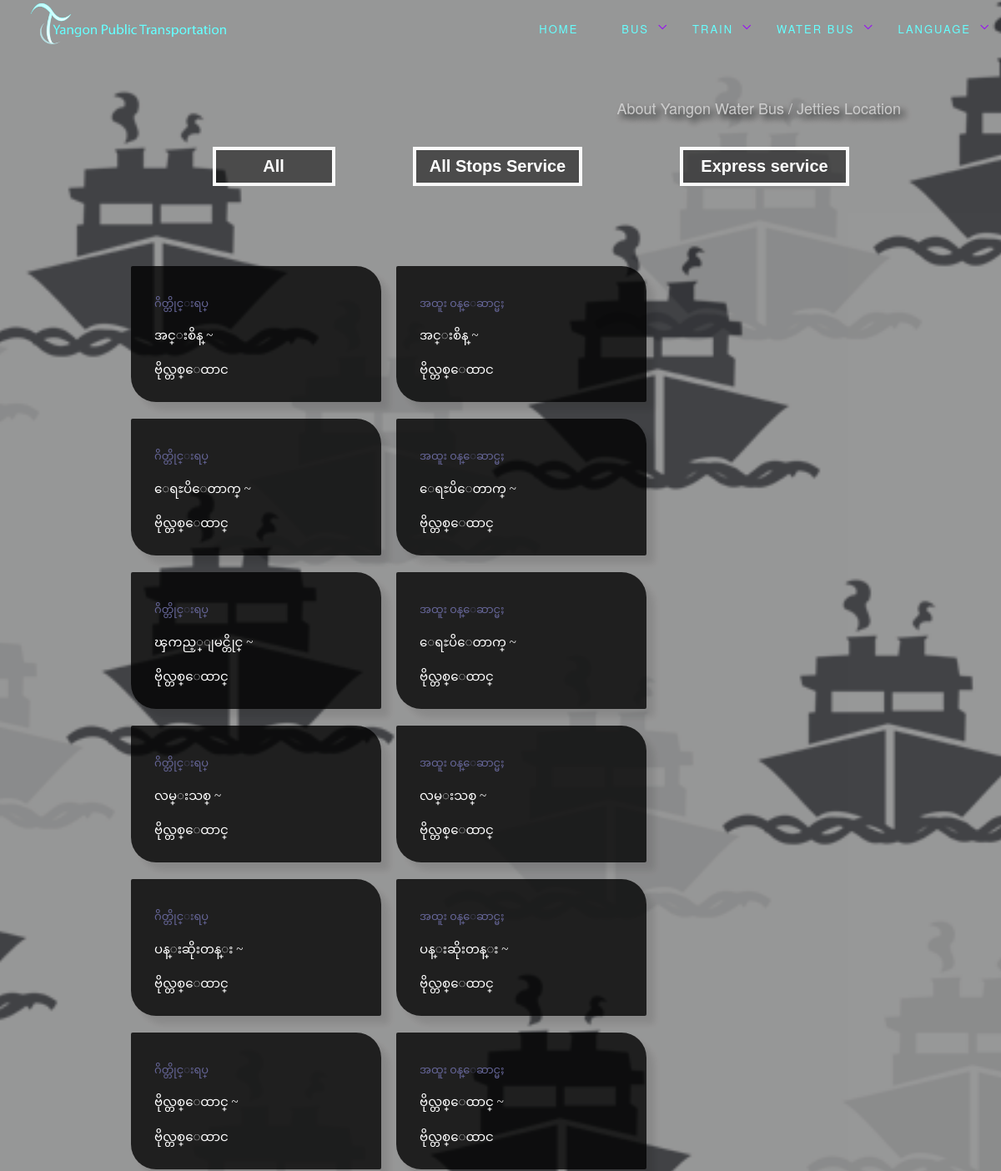
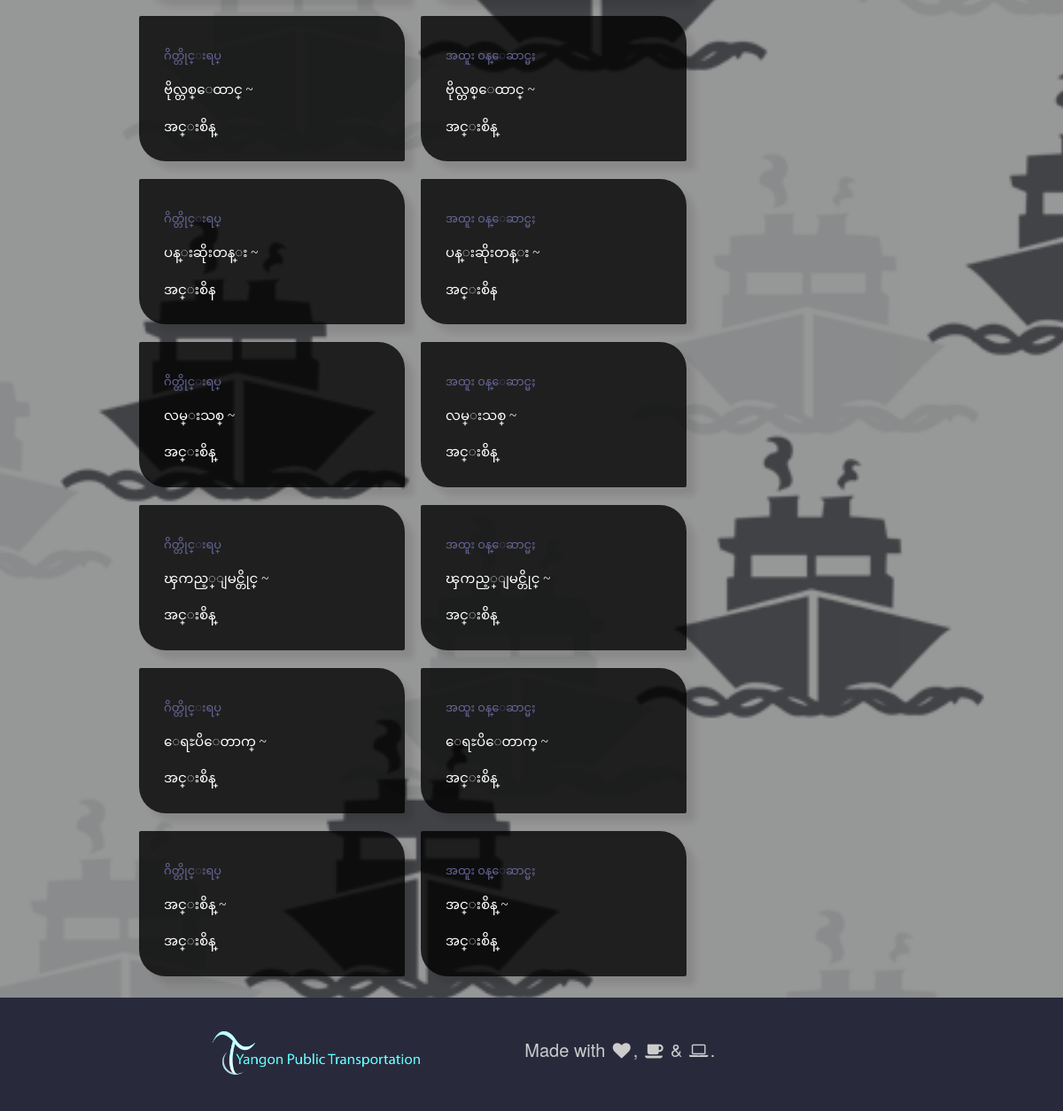
The app's page /pages/waterbusmyanmar.php with its own data (2 pictures, top to bottom).
### tables this page shows
CREATE TABLE `waterbus` (
  `waterbusid` int(50) NOT NULL,
  `express_service` varchar(20) DEFAULT NULL,
  `express_service_mm` varchar(20) NOT NULL,
  `waterbusroute` varchar(200) NOT NULL,
  `waterbusroutemyanmar` varchar(1000) NOT NULL,
  `waterbustime` varchar(300) NOT NULL
);

### pages/getquerywaterbus.php (called while the page is built, shortened)
<?php
require_once "DataObject.class.php";
class WaterBus extends DataObject {
  public static function getWaterBus() {
    $conn = parent::connect();
    $sql = "SELECT SQL_CALC_FOUND_ROWS * FROM " . TBL_water_bus ;
    try {
      $conn->query("set character_set_results='utf8'");
      $st = $conn->prepare( $sql );      $st->execute();
      $waterbusno = array();
      foreach ( $st->fetchAll() as $row ) {
        $waterbusno[] = new WaterBus( $row );
      }
      return array( $waterbusno);
    } catch ( PDOException $e ) {
      parent::disconnect( $conn );
      die( "Query failed: " . $e->getMessage() );
    }
  }
  }
  ?>

### pages/waterbusmyanmar.php (the view, shortened to what this page needs)
<?php
require_once ("DataObject.class.php");
require_once('menumyanmar.php');
require_once( "getquerywaterbus.php" );
if ( isset( $_POST["submitButtonnone"] )) {
waterbuschooseheader();
displaynone();
} else if ( isset( $_POST["submitButtonexpress"] )) {
waterbuschooseheader();
displayexpress();
}
else{
waterbuschooseheader();
displayall();
}
function waterbuschooseheader(){
?>
<section class="waterbuslListBG">
  <div class="mainfirst6">
    <a href="aboutwaterbusmyanmar.php" class="smallcategorylink"><h4 class="smallcategory" style="margin-top: 10%;">About Yangon Water Bus / </a><a href="jettieslocationmyanmar.php" class="smallcategorylink">Jetties Location</a></h4>
    <form style="margin-left: 20%;margin-top: 15%;" method="post" action="waterbusmyanmar.php">
      <div class="col-sm-3">
        <div class="submit">
          <input type="submit" value=" All " id="button-blue" name="submitButtonall" />
        </div>
      </div>
      <div class="col-sm-4">
        <div class="submit">
          <input type="submit" value="All Stops Service" id="button-blue" submitButtonnone"/>
        </div>
      </div>
      <div class="col-sm-4">
        <div class="submit">
          <input type="submit" value="Express service" id="button-blue" name="submitButtonexpress"/>
        </div>
      </div>
    </form>
    <div class="main-box" style="margin-top: 6%">
      <?php }
      function displayall(){ ?>
      <?php
      list($waterbusno) = WaterBus::getWaterBus();
      foreach ( $waterbusno as $waterbusno ) {
      ?>
      <a href="waterbusdetailmyanmar.php?waterbusid=<?php echo $waterbusno->getValueEncoded( "waterbusid" ) ?>">
          <div class="box-style imagebox">
            <div class="textbox">
              <h6 class="boxwb myanfont"><?php echo $waterbusno->getValueEncoded( "express_service_mm" ) ?></h6><h2></h2>
      <?php
      $length= $waterbusno->getValueEncoded( "waterbusroutemyanmar" ) ;
      $array=explode("-", $length);
      $len=count($array);
      echo "<span class='span-fontsize myanfont'>".$array[0]." ~ <p>မွ</p> <span class='span-fontsize myanfont'> ".$array[$len-1];
      ?>
            </div>
		      </div>
      </a>
    <?php
    }}
    ?>
  </div>
</section>
<?php echo DataObject::footer(); ?>

### css/style.css (style rules this page uses)
.myanfont { font-family: 'Zawgyi-One' !important; }

### css/main.css (style rules this page uses)
section.waterbuslListBG { height:auto; background:url(../image/bgwaterbusicon1.png); }
section.trainListBG,section.sec4,section.sec5,section.waterbuslListBG,section.sec6,section.busListBG { position: relative; width: 100%; overflow: hidden; -webkit-background-size: cover; -moz-background-size: cover; -o-background-size: cover; background-size: cover; background-attachment: fixed; background-position: center; background-repeat: no-repeat; }
.mainfirst6 { background: rgba(0, 0, 0, 0.4); z-index: 1; }
.traindetail,.waterbusdetail,.busdetail,.mainfirst6 { position:relative; width: 100%; overflow: hidden; min-height: 100% !important; -webkit-background-size: cover; -moz-background-size: cover; -o-background-size: cover; background-size: cover; background-attachment: fixed; background-position: center; background-repeat: no-repeat; }
#button-blue { font-family: sans-serif; float:left; width: 70%; border: #fbfbfb solid 4px; cursor:pointer; background-color: rgba(0,0,0,0.5); color:white; font-size:20px; padding-top:5px; padding-bottom:5px; -webkit-transition: all 0.3s; -moz-transition: all 0.3s; transition: all 0.3s; margin-top:-4px; font-weight:700; }
.boxwb { color: #669;font-size: 13px; }
body { background: rgba(0, 0, 0, 0.3); color: #fff; }
.main-box { position: relative; margin: 0 auto; padding: 1em 2em; max-width: 100%; margin: 0 10%;float: left; }
.imagebox { position: relative; float: left; margin: 10px 1%; min-width: 150px; max-width: 300px; max-height: 400px; width: 48%; height: 48%; border-radius: 2px 30px; overflow: hidden; box-shadow:10px 10px 8px rgba(0,0,0,0.1); transition: 0.5s; }
.textbox { padding: 2em; color: #fff; position: relative; top: 0; left: 0; width: 100%; height: 100%; }
.span-fontsize { font-size: 15px; }
.box-style { background: rgba(0, 0, 0, 0.8); }
.box-style h2 { position: relative; overflow: hidden; padding: 5px 0; font-size: 15px; margin: 0; }
.box-style h2::after { position: absolute; bottom: 0; left: 0; width: 100%; height: 2px; background: #90f; content: ''; -webkit-transition: -webkit-transform 0.35s; transition: transform 0.35s; -webkit-transform: translate3d(100%,0,0); transform: translate3d(100%,0,0); }
body { margin:0; padding: 0; background: #545557; transition: 0.5s; }
.smallcategory { margin-right: 10%;float: right;position: relative;text-decoration: none; }
.smallcategorylink { color: #ccc;;text-decoration: none;transition: 0.2s;text-shadow: 5px 5px 8px #000; }

### records on screen
waterbus: express_service_mm "ဂိတ္တိုင္းရပ္", waterbusroutemyanmar "အင္းစိန္", waterbusroutemyanmar "ဗိုလ္တစ္ေထာင"
waterbus: express_service_mm "အထူး ၀န္ေဆာင္မႈ", waterbusroutemyanmar "အင္းစိန္", waterbusroutemyanmar "ဗိုလ္တစ္ေထာင"
waterbus: express_service_mm "ဂိတ္တိုင္းရပ္", waterbusroutemyanmar "ေရႊပိေတာက္", waterbusroutemyanmar "ဗိုလ္တစ္ေထာင္"
waterbus: express_service_mm "အထူး ၀န္ေဆာင္မႈ", waterbusroutemyanmar "ေရႊပိေတာက္", waterbusroutemyanmar "ဗိုလ္တစ္ေထာင္"
waterbus: express_service_mm "ဂိတ္တိုင္းရပ္", waterbusroutemyanmar "ၾကည့္ျမင္တိုင္", waterbusroutemyanmar "ဗိုလ္တစ္ေထာင္"
waterbus: express_service_mm "အထူး ၀န္ေဆာင္မႈ", waterbusroutemyanmar "ေရႊပိေတာက္", waterbusroutemyanmar "ဗိုလ္တစ္ေထာင္"
waterbus: express_service_mm "ဂိတ္တိုင္းရပ္", waterbusroutemyanmar "လမ္းသစ္", waterbusroutemyanmar "ဗိုလ္တစ္ေထာင္"
waterbus: express_service_mm "အထူး ၀န္ေဆာင္မႈ", waterbusroutemyanmar "လမ္းသစ္", waterbusroutemyanmar "ဗိုလ္တစ္ေထာင္"
waterbus: express_service_mm "ဂိတ္တိုင္းရပ္", waterbusroutemyanmar "ပန္းဆိုးတန္း", waterbusroutemyanmar "ဗိုလ္တစ္ေထာင္"
waterbus: express_service_mm "အထူး ၀န္ေဆာင္မႈ", waterbusroutemyanmar "ပန္းဆိုးတန္း", waterbusroutemyanmar "ဗိုလ္တစ္ေထာင္"
waterbus: express_service_mm "ဂိတ္တိုင္းရပ္", waterbusroutemyanmar "ဗိုလ္တစ္ေထာင္", waterbusroutemyanmar "ဗိုလ္တစ္ေထာင"
waterbus: express_service_mm "အထူး ၀န္ေဆာင္မႈ", waterbusroutemyanmar "ဗိုလ္တစ္ေထာင္", waterbusroutemyanmar "ဗိုလ္တစ္ေထာင"
waterbus: express_service_mm "ဂိတ္တိုင္းရပ္", waterbusroutemyanmar "ဗိုလ္တစ္ေထာင္", waterbusroutemyanmar "အင္းစိန္"
waterbus: express_service_mm "အထူး ၀န္ေဆာင္မႈ", waterbusroutemyanmar "ဗိုလ္တစ္ေထာင္", waterbusroutemyanmar "အင္းစိန္"
waterbus: express_service_mm "ဂိတ္တိုင္းရပ္", waterbusroutemyanmar "ပန္းဆိုးတန္း", waterbusroutemyanmar "အင္းစိန"
waterbus: express_service_mm "အထူး ၀န္ေဆာင္မႈ", waterbusroutemyanmar "ပန္းဆိုးတန္း", waterbusroutemyanmar "အင္းစိန"
waterbus: express_service_mm "ဂိတ္တိုင္းရပ္", waterbusroutemyanmar "လမ္းသစ္", waterbusroutemyanmar "အင္းစိန္"
waterbus: express_service_mm "အထူး ၀န္ေဆာင္မႈ", waterbusroutemyanmar "လမ္းသစ္", waterbusroutemyanmar "အင္းစိန္"
waterbus: express_service_mm "ဂိတ္တိုင္းရပ္", waterbusroutemyanmar "ၾကည့္ျမင္တိုင္", waterbusroutemyanmar "အင္းစိန္"
waterbus: express_service_mm "အထူး ၀န္ေဆာင္မႈ", waterbusroutemyanmar "ၾကည့္ျမင္တိုင္", waterbusroutemyanmar "အင္းစိန္"
waterbus: express_service_mm "ဂိတ္တိုင္းရပ္", waterbusroutemyanmar "ေရႊပိေတာက္", waterbusroutemyanmar "အင္းစိန္"
waterbus: express_service_mm "အထူး ၀န္ေဆာင္မႈ", waterbusroutemyanmar "ေရႊပိေတာက္", waterbusroutemyanmar "အင္းစိန္"
waterbus: express_service_mm "ဂိတ္တိုင္းရပ္", waterbusroutemyanmar "အင္းစိန္"
waterbus: express_service_mm "အထူး ၀န္ေဆာင္မႈ", waterbusroutemyanmar "အင္းစိန္"
